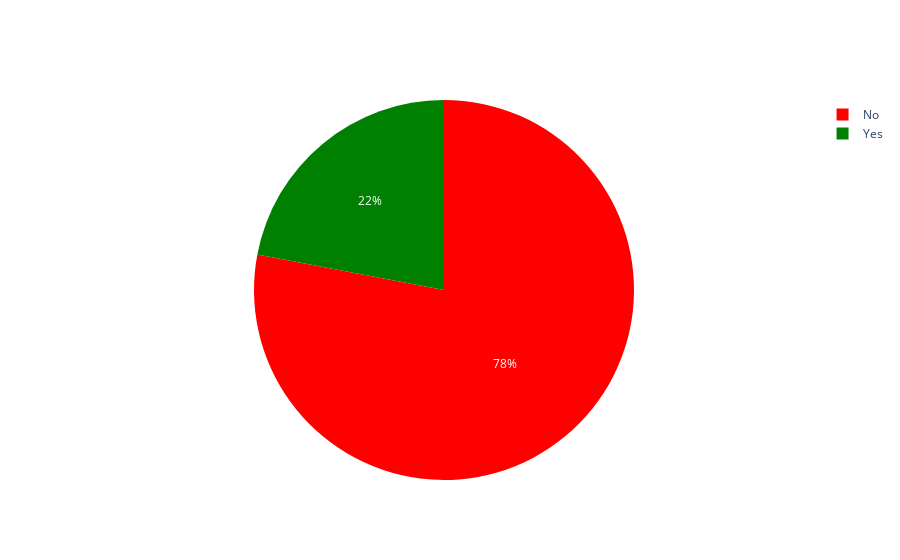

Source (notebook cell):
### Markdown cell above
>PIE CHART

### Code cell
labels2 = ['No','Yes']      
List= [value for value in data_test_sharp.RainTomorrow ]      #Data_drop_it_all_ à modifier avec la sharp
values2 = [0,0]
for value in List :
    if (value == 'No'):
        values2[0]+=1
    else :
        values2[1]+=1
        
fig = go.Figure(data=[go.Pie(labels=labels2, values=values2)])
fig.update_traces(marker=dict(colors=['red','green']))
fig.show()

### Figure 1 — Plotly figure (JSON) as saved in the notebook; plotly's stock layout.template omitted (floating-point values rounded to 4 significant figures)
{"data": [{"labels": ["No", "Yes"], "marker": {"colors": ["red", "green"]}, "type": "pie", "values": [11090, 3130]}], "layout": {}}
